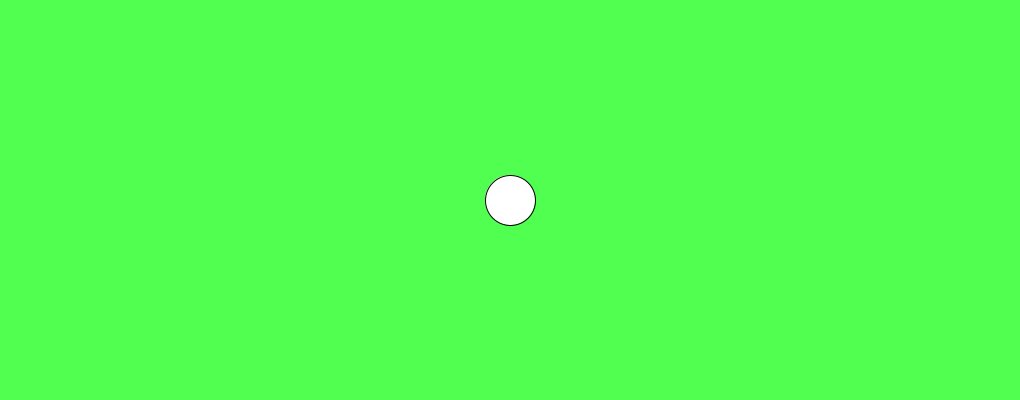
Frame 1 (no input)
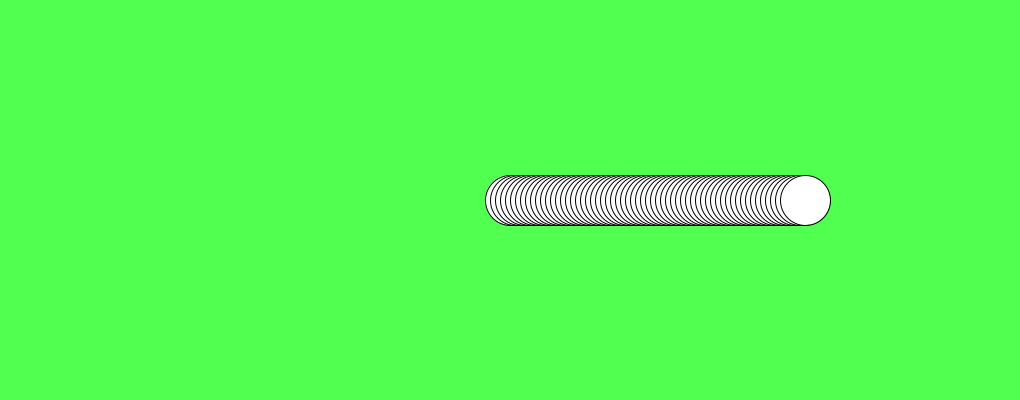
Frame 60 (the mouse pressed at the canvas centre just before this capture)
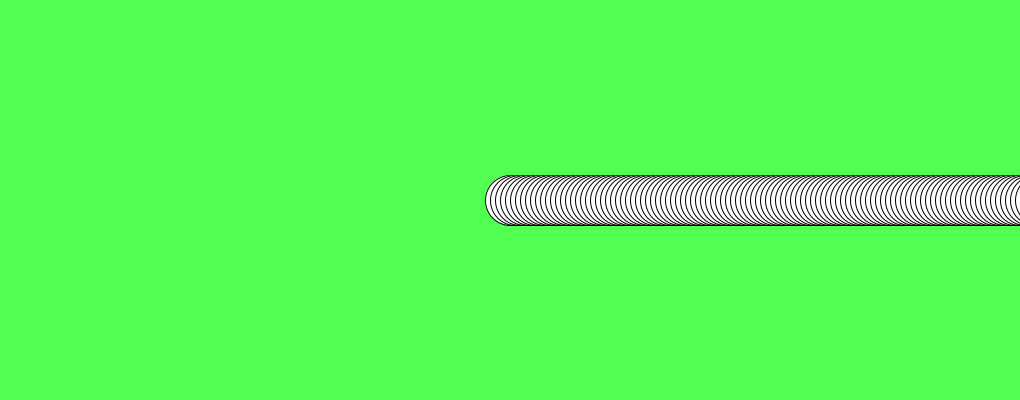
Frame 120 (the mouse held since frame 60 and released just before this capture)

The Processing sketch that drew these frames (run headless with seeded random() and noise(); from frame 60 on, the mouse is pressed at the canvas centre):

// Processing sketch: assignment
// ── assignment.pde
/**
 * Animation
 * by Kalen
 * 
 * this code animates a circle moving across a screen.
 * 
 */
int x = 510;
int y = 200;
int delta = 5;
void setup() {
  size(1020, 400);
  background(80, 255, 80);
}

void draw() {
  ellipseMode(CENTER);
  ellipse(x, y, 50, 50);

  x = x + delta;

  if (x == width-25) {
    delta = 5;
  }
  if (x == 25) {
    delta = -5;
  }
}
